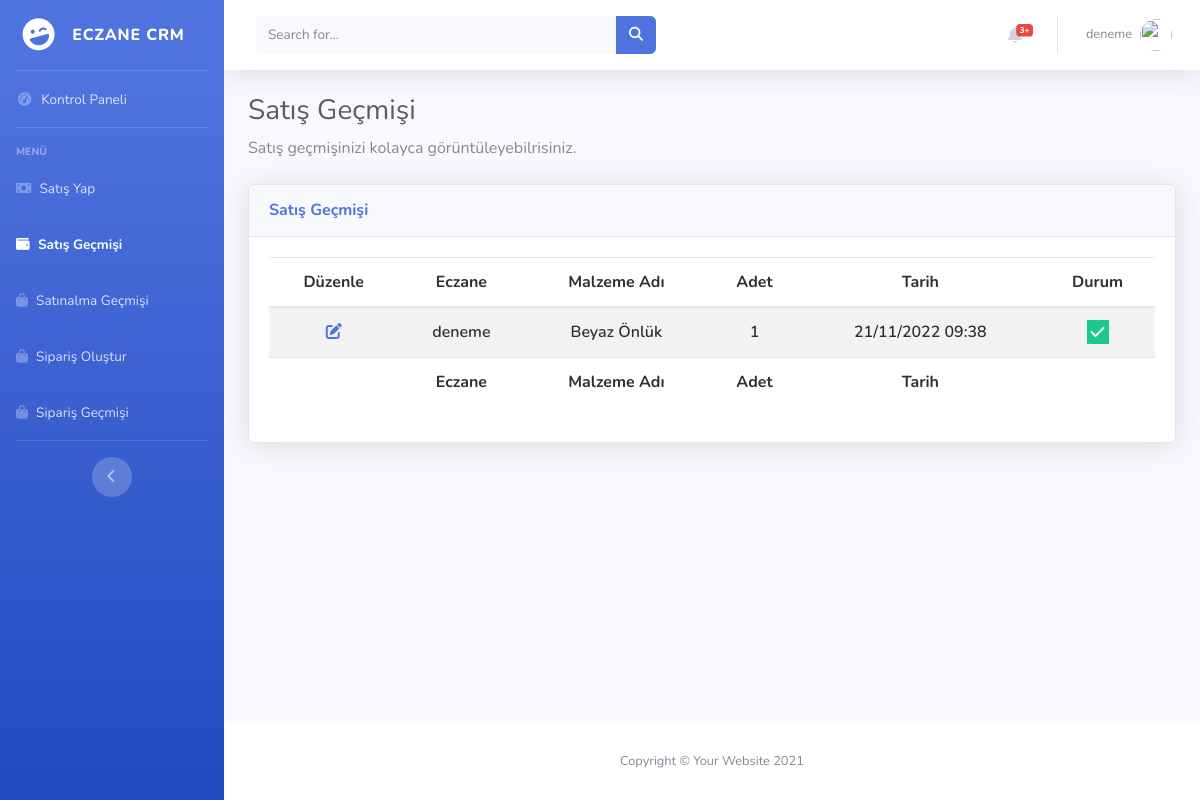
/sell/history (signed in), run on an earlier commit of the app's database.
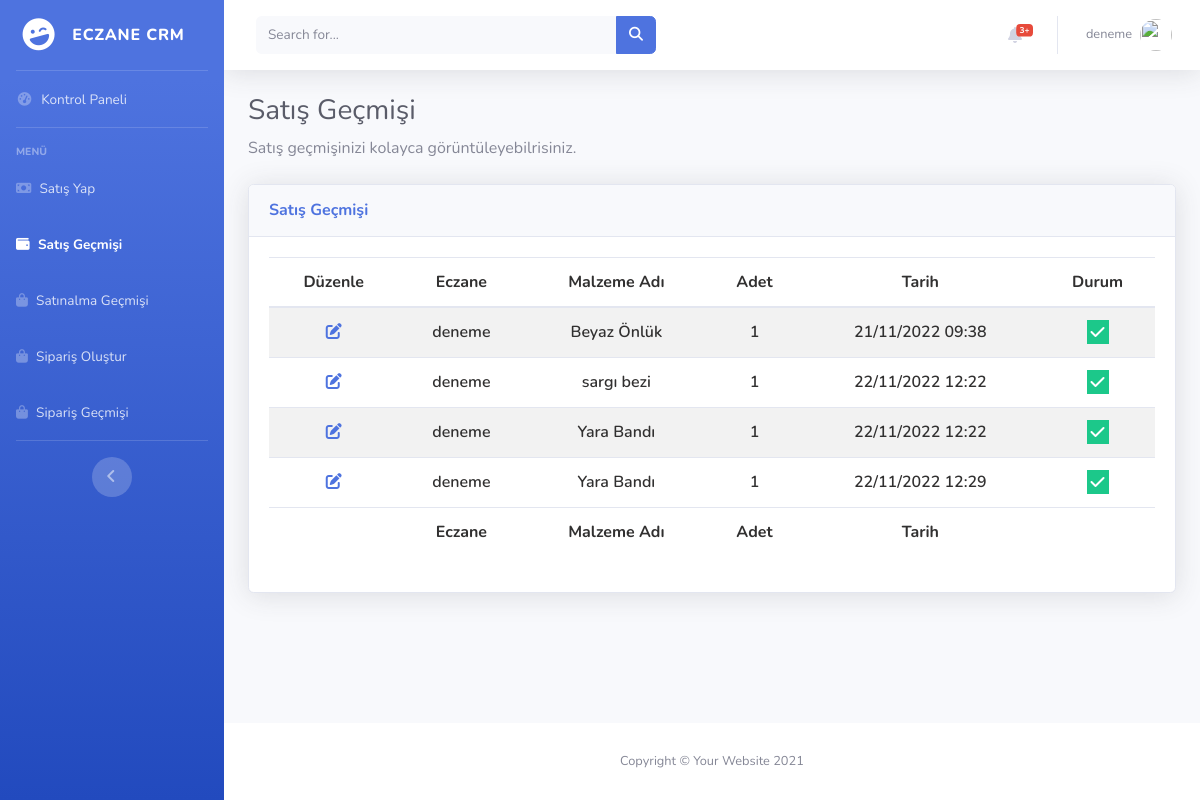
And on a later commit of the database.
### pharmacy/models.py (models this page shows, shortened)
class PharmacySell(models.Model):
    user = models.ForeignKey(User, on_delete=models.CASCADE)
    item_name = models.ForeignKey(Items, on_delete=models.SET_NULL,null=True)
    quantity=models.DecimalField(max_digits=10,decimal_places=2)
    status=models.BooleanField(default=True)
    created_at = models.DateTimeField(auto_now_add=True,null=True,blank=True)
    updated_at = models.DateTimeField(auto_now=True,null=True,blank=True)

### items/models.py (models this page shows)
class Items(models.Model):
    item_name=models.CharField(max_length=60)
    quantity=models.DecimalField(max_digits=10,decimal_places=2)
    status=models.BooleanField(default=True)
    created_at = models.DateTimeField(auto_now_add=True,null=True,blank=True)
    updated_at = models.DateTimeField(auto_now=True,null=True,blank=True)
    def __str__(self):
        return self.item_name

### pharmacy/views.py (the view)
# urls.py: path("sell/history",views.sell_history,name="sell_history"),
@login_required(login_url = "accounts:signin")
def sell_history(request):
    items=PharmacySell.objects.filter(user=request.user)
    return render(request,"sell_history.html",{"items":items})

### pharmacy/templates/sell_history.html (shortened to what the changed rows need)
{% extends 'layout.html' %}
{% load static %}
{% block css %}
    <link href="https://cdn.datatables.net/1.12.1/css/dataTables.bootstrap5.min.css" rel="stylesheet"/>
    <link href="https://cdn.datatables.net/responsive/2.3.0/css/responsive.bootstrap5.min.css" rel="stylesheet" />
    <link href="https://cdn.datatables.net/buttons/2.2.3/css/buttons.dataTables.min.css" rel="stylesheet"/>
<link
  rel="stylesheet"
  href="https://cdnjs.cloudflare.com/ajax/libs/font-awesome/6.2.0/css/all.min.css"
/>
<link rel="stylesheet" href="{% static 'css/datatables_file.css'%}">
{% endblock  %}
{% block body %}
                <div class="container-fluid">
                    <h1 class="h3 mb-2 text-gray-800">Satış Geçmişi</h1>
                    <div class="card shadow mb-4">
                        <div class="card-body">
                            <div class="table-responsive">
                                <table
                                id="example"
                                class="table table-striped nowrap"
                                style="width: 100%!important">
                                <thead>
                                    <tr>
                                      <th data-priority="1">Düzenle</th>
                                      <th data-priority="2">Eczane</th>
                                      <th data-priority="3">Malzeme Adı</th>
                                      <th data-priority="4">Adet</th>
                                      <th data-priority="5">Tarih</th>
                                      <th data-priority="6">Durum</th>
                                    </tr>
                                  </thead>
                                  <tbody>
                                    {% for item in items %}
                                    <tr>
                                      <td>
                                        <a href="{% url 'items:edit_item' item.id %}">
                                          <i
                                            class="fa fa-pen-to-square fa-1x text-primary text-btn-size"
                                          ></i>
                                        </a>
                                      </td>
                                      <td>{{item.user}}</td>
                                      <td>{{item.item_name}}</td>
                                      <td>
                                        {{ item.quantity | stringformat:'d' }}
                                      </td>
                                      <td>
                                        {{item.created_at|date:"d/m/Y H:i"}}
                                      </td>
                                      <td>
                                        {% if item.status %}
                                        <i class="fa fa-check bg-success text-white p-1"></i>
                                        {% else %}
                                        <i class="fa fa-xmark bg-danger text-white p-1 px-2"></i>
                                        {% endif %}
                                      </td>
                                    </tr>
                                    {% endfor %}
                                  </tbody>
                                  <tfoot>
                                    <tr >
                                      <th ></th>
                                      <th>Eczane</th>
                                      <th>Malzeme Adı</th>
                                      <th>Adet</th>
                                      <th>Tarih</th>
                                      <th></th>
                                    </tr>
                                  </tfoot>
                                </table>
                            </div>
                        </div>
                    </div>
                </div>
{% endblock  %}

What changed in the data, as far as the page shows it:
added PharmacySell: user "deneme", item_name "sargı bezi", quantity "1", created_at "22/11/2022 12:22", status True (drawn)
added PharmacySell: user "deneme", item_name "Yara Bandı", quantity "1", created_at "22/11/2022 12:22", status True (drawn)
added PharmacySell: user "deneme", item_name "Yara Bandı", quantity "1", created_at "22/11/2022 12:29", status True (drawn)
